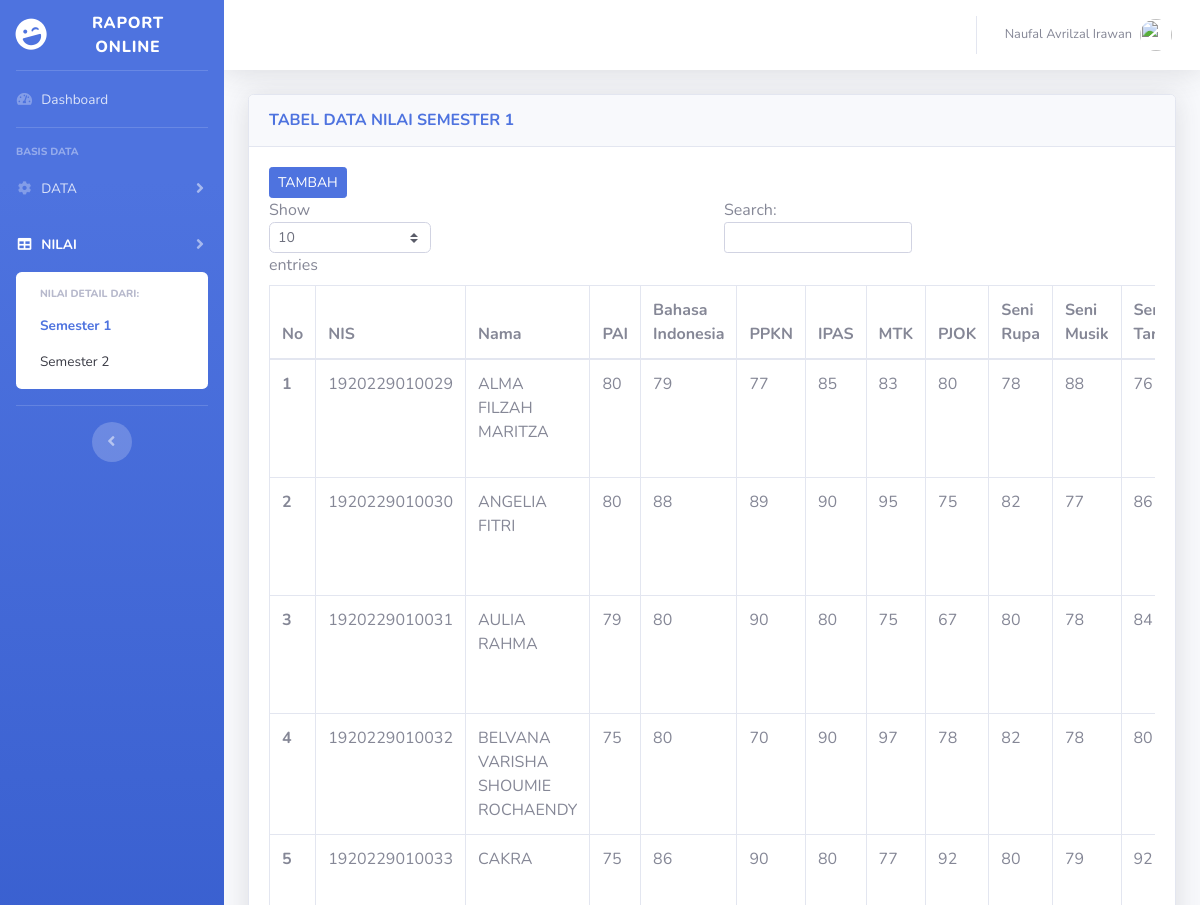
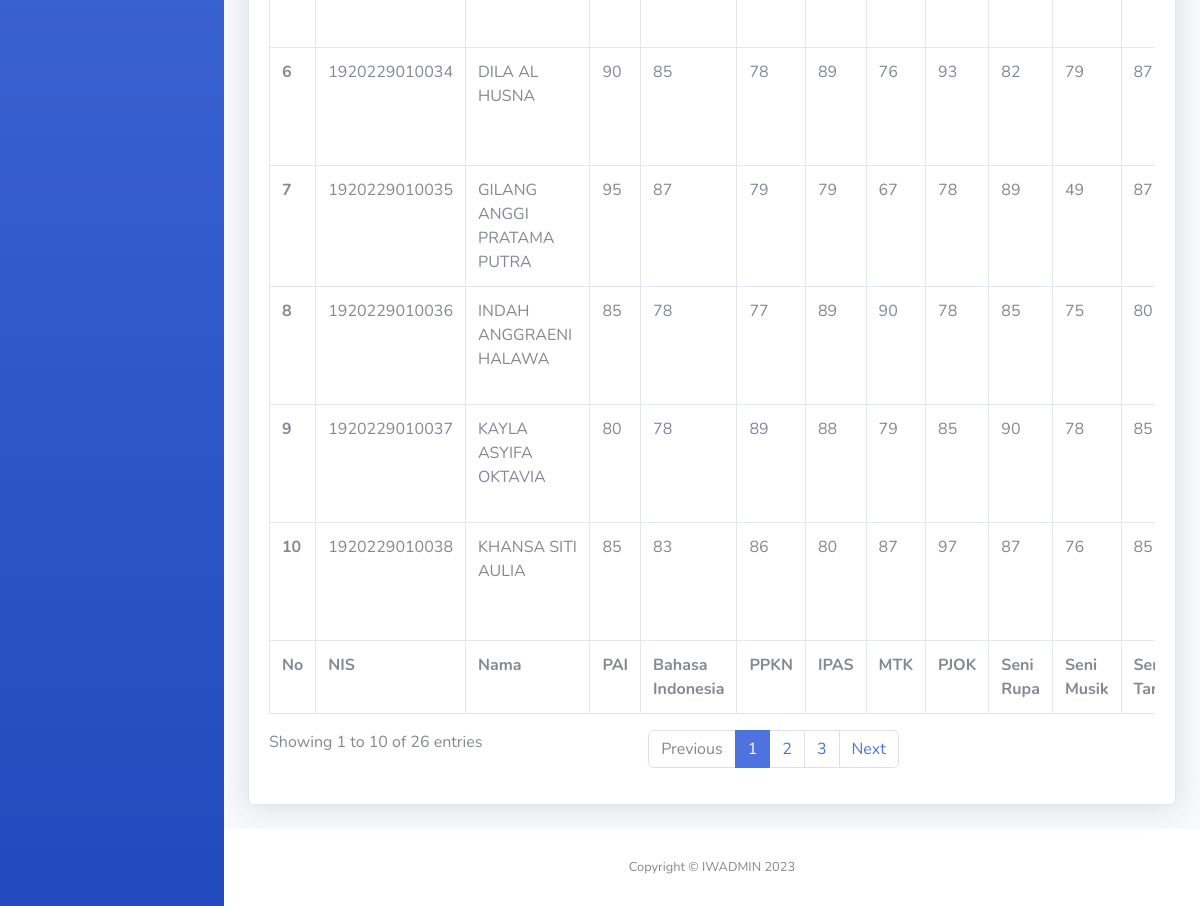
The app's page /tabelsmt1.php (signed in) with its own data (2 pictures, top to bottom).
### tables this page shows
CREATE TABLE `siswa` (
  `nis` varchar(15) NOT NULL,
  `nama` varchar(55) NOT NULL,
  `umur` int(2) DEFAULT NULL,
  `gender` varchar(10) DEFAULT NULL,
  `agama` set('Islam','Protestan','Katolik','Hindu','Buddha','Konghuchu') DEFAULT NULL,
  `kelas` varchar(10) DEFAULT NULL
);

CREATE TABLE `smt1` (
  `nis` varchar(15) NOT NULL,
  `pai` int(3) DEFAULT NULL,
  `bind` int(3) DEFAULT NULL,
  `ppkn` int(3) DEFAULT NULL,
  `ipas` int(3) DEFAULT NULL,
  `mtk` int(3) DEFAULT NULL,
  `pjok` int(3) DEFAULT NULL,
  `rupa` int(3) DEFAULT NULL,
  `musk` int(3) DEFAULT NULL,
  `tari` int(3) DEFAULT NULL,
  `tetr` int(3) DEFAULT NULL,
  `bing` int(3) DEFAULT NULL
);

### tabelsmt1.php (the view, shortened to what this page needs)
<!DOCTYPE html>
<html lang="en">
<head>
    <link href="sbadmin/vendor/fontawesome-free/css/all.min.css" rel="stylesheet" type="text/css">
    <link href="sbadmin/css/sb-admin-2.min.css" rel="stylesheet">
    <?php
        include "koneksi_db.php";
    ?>
</head>
<body id="page-top">
    <div id="wrapper">
        <ul class="navbar-nav bg-gradient-primary sidebar sidebar-dark accordion" id="accordionSidebar">
            <a class="sidebar-brand d-flex align-items-center justify-content-center" href="Dashboard.php">
                <div class="sidebar-brand-icon rotate-n-15">
                    <i class="fas fa-laugh-wink"></i>
                </div>
                <div class="sidebar-brand-text mx-3">Raport Online <sup></sup></div>
            </a>
            <hr class="sidebar-divider my-0">
            <li class="nav-item">
                <a class="nav-link" href="Dashboard.php">
                    <i class="fas fa-fw fa-tachometer-alt"></i>
                    <span>Dashboard</span></a>
            </li>
            <hr class="sidebar-divider">
            <div class="sidebar-heading">
                BASIS DATA
            </div>
            <li class="nav-item">
                <a class="nav-link collapsed" href="#" data-toggle="collapse" data-target="#collapseTwo"
                    aria-expanded="true" aria-controls="collapseTwo">
                    <i class="fas fa-fw fa-cog"></i>
                    <span>DATA</span>
                </a>
            </li>
            <li class="nav-item active">
                <a class="nav-link collapsed" href="#" data-toggle="collapse" data-target="#collapseUtilities"
                    aria-expanded="true" aria-controls="collapseUtilities">
                    <i class="fas fa-fw fa-table"></i>
                    <span>NILAI</span>
                </a>
                <div id="collapseUtilities" class="collapse show" aria-labelledby="headingUtilities"
                    data-parent="#accordionSidebar">
                    <div class="bg-white py-2 collapse-inner rounded">
                        <h6 class="collapse-header">Nilai Detail dari:</h6>
                        <a class="collapse-item active" href="tabelsmt1.php">Semester 1</a>
                        <a class="collapse-item" href="tabelsmt2.php">Semester 2</a>
                    </div>
                </div>
            </li>
            <hr class="sidebar-divider d-none d-md-block">
            <div class="text-center d-none d-md-inline">
                <button class="rounded-circle border-0" id="sidebarToggle"></button>
            </div>
        </ul>
        <div id="content-wrapper" class="d-flex flex-column">
            <div id="content">
                <nav class="navbar navbar-expand navbar-light bg-white topbar mb-4 static-top shadow">
                    <ul class="navbar-nav ml-auto">
                        <li class="nav-item dropdown no-arrow">
                            <a class="nav-link dropdown-toggle" href="#" id="userDropdown" role="button"
                                data-toggle="dropdown" aria-haspopup="true" aria-expanded="false">
                                <span class="mr-2 d-none d-lg-inline text-gray-600 small">
                                    <?php
                                        echo $_SESSION['nama'];
                                    ?>
                                </span>
                                <img class="img-profile rounded-circle"
                                    src="img/noname.png">
                            </a>
                        </li>
                    </ul>
                </nav>
                <div class="container-fluid">
                    <div class="card shadow mb-4">
                        <div class="card-header py-3">
                            <h6 class="m-0 font-weight-bold text-primary">TABEL DATA NILAI SEMESTER 1</h6>
                        </div>
                        <div class="card-body">
                        <a href="tambahsmt1.php"><input type="submit" name="TAMBAH" value="TAMBAH" class="btn btn-primary btn-sm"></a>
                            <div class="table-responsive">
                                <table class="table table-bordered" id="dataTable" width="100%" cellspacing="0">
                                    <thead>
                                        <tr>
                                            <th>No</th>
                                            <th>NIS</th>
                                            <th>Nama</th>
                                            <th>PAI</th>
                                            <th>Bahasa Indonesia</th>
                                            <th>PPKN</th>
                                            <th>IPAS</th>
                                            <th>MTK</th>
                                            <th>PJOK</th>
                                            <th>Seni Rupa</th>
                                            <th>Seni Musik</th>
                                            <th>Seni Tari</th>
                                        </tr>
                                    </thead>
                                    <tfoot>
                                        <tr>
                                            <th>No</th>
                                            <th>NIS</th>
                                            <th>Nama</th>
                                            <th>PAI</th>
                                            <th>Bahasa Indonesia</th>
                                            <th>PPKN</th>
                                            <th>IPAS</th>
                                            <th>MTK</th>
                                            <th>PJOK</th>
                                            <th>Seni Rupa</th>
                                            <th>Seni Musik</th>
                                            <th>Seni Tari</th>
                                        </tr>
                                    </tfoot>
                                    <tbody>
                                    <?php
                                        $no = 1;
                                        $queri = "SELECT * FROM siswa, smt1 WHERE siswa.nis = smt1.nis ORDER BY nama";
                                        $hasil = mysqli_query($koneksi, $queri);
                                        while ($data = mysqli_fetch_array($hasil)) {
                                    ?>
                                        <tr><th> <?php echo $no; ?> </th>
                                            <td> <?php echo $data['nis']; ?></td>
                                            <td> <?php echo $data['nama']; ?></td>
                                            <td> <?php echo $data['pai']; ?></td>
                                            <td> <?php echo $data['bind']; ?></td>
                                            <td> <?php echo $data['ppkn']; ?></td>
                                            <td> <?php echo $data['ipas']; ?></td>
                                            <td> <?php echo $data['mtk']; ?></td>
                                            <td> <?php echo $data['pjok']; ?></td>
                                            <td> <?php echo $data['rupa']; ?></td>
                                            <td> <?php echo $data['musk']; ?></td>
                                            <td> <?php echo $data['tari']; ?></td>
                                        </tr>
                                    <?php
                                        $no++;
                                        }
                                    ?>
                                    </tbody>
                                </table>
                            </div>
                        </div>
                    </div>
                </div>
            </div>
            <footer class="sticky-footer bg-white">
                <div class="container my-auto">
                    <div class="copyright text-center my-auto">
                        <span>Copyright &copy; IWADMIN 2023</span>
                    </div>
                </div>
            </footer>
        </div>
    </div>
</body>
</html>

### records on screen
siswa: smt1.nis "1920229010029", nama "ALMA FILZAH MARITZA", smt1.pai "80", smt1.bind "79", smt1.ppkn "77", smt1.ipas "85", smt1.mtk "83", smt1.pjok "80", smt1.rupa "78", smt1.musk "88", smt1.tari "76"
siswa: smt1.nis "1920229010030", nama "ANGELIA FITRI", smt1.pai "80", smt1.bind "88", smt1.ppkn "89", smt1.ipas "90", smt1.mtk "95", smt1.pjok "75", smt1.rupa "82", smt1.musk "77", smt1.tari "86"
siswa: smt1.nis "1920229010031", nama "AULIA RAHMA", smt1.pai "79", smt1.bind "80", smt1.ppkn "90", smt1.ipas "80", smt1.mtk "75", smt1.pjok "67", smt1.rupa "80", smt1.musk "78", smt1.tari "84"
siswa: smt1.nis "1920229010032", nama "BELVANA VARISHA SHOUMIE ROCHAENDY", smt1.pai "75", smt1.bind "80", smt1.ppkn "70", smt1.ipas "90", smt1.mtk "97", smt1.pjok "78", smt1.rupa "82", smt1.musk "78", smt1.tari "80"
siswa: smt1.nis "1920229010033", nama "CAKRA", smt1.pai "75", smt1.bind "86", smt1.ppkn "90", smt1.ipas "80", smt1.mtk "77", smt1.pjok "92", smt1.rupa "80", smt1.musk "79", smt1.tari "92"
siswa: smt1.nis "1920229010034", nama "DILA AL HUSNA", smt1.pai "90", smt1.bind "85", smt1.ppkn "78", smt1.ipas "89", smt1.mtk "76", smt1.pjok "93", smt1.rupa "82", smt1.musk "79", smt1.tari "87"
siswa: smt1.nis "1920229010035", nama "GILANG ANGGI PRATAMA PUTRA", smt1.pai "95", smt1.bind "87", smt1.ppkn "79", smt1.ipas "79", smt1.mtk "67", smt1.pjok "78", smt1.rupa "89", smt1.musk "49", smt1.tari "87"
siswa: smt1.nis "1920229010036", nama "INDAH ANGGRAENI HALAWA", smt1.pai "85", smt1.bind "78", smt1.ppkn "77", smt1.ipas "89", smt1.mtk "90", smt1.pjok "78", smt1.rupa "85", smt1.musk "75", smt1.tari "80"
siswa: smt1.nis "1920229010037", nama "KAYLA ASYIFA OKTAVIA", smt1.pai "80", smt1.bind "78", smt1.ppkn "89", smt1.ipas "88", smt1.mtk "79", smt1.pjok "85", smt1.rupa "90", smt1.musk "78", smt1.tari "85"
siswa: smt1.nis "1920229010038", nama "KHANSA SITI AULIA", smt1.pai "85", smt1.bind "83", smt1.ppkn "86", smt1.ipas "80", smt1.mtk "87", smt1.pjok "97", smt1.rupa "87", smt1.musk "76", smt1.tari "85"

### other values on screen
$_SESSION['nama'] "Naufal Avrilzal Irawan"
